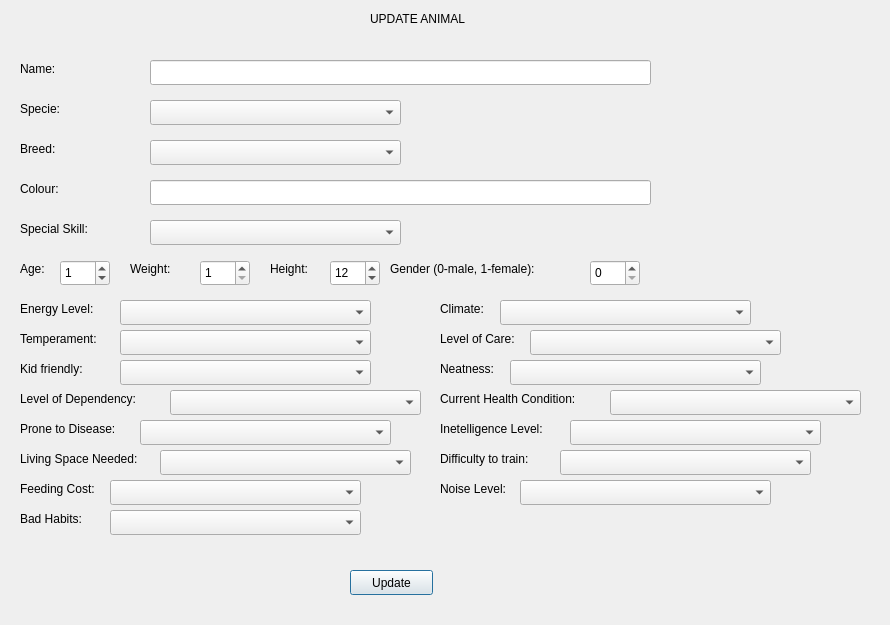
<?xml version="1.0" encoding="UTF-8"?>
<ui version="4.0">
 <class>AnimalProfileEditDialog</class>
 <widget class="QDialog" name="AnimalProfileEditDialog">
  <property name="geometry">
   <rect>
    <x>0</x>
    <y>0</y>
    <width>890</width>
    <height>625</height>
   </rect>
  </property>
  <property name="windowTitle">
   <string>Dialog</string>
  </property>
  <widget class="QComboBox" name="climate">
   <property name="geometry">
    <rect>
     <x>500</x>
     <y>300</y>
     <width>251</width>
     <height>25</height>
    </rect>
   </property>
  </widget>
  <widget class="QComboBox" name="breed">
   <property name="geometry">
    <rect>
     <x>150</x>
     <y>140</y>
     <width>251</width>
     <height>25</height>
    </rect>
   </property>
  </widget>
  <widget class="QComboBox" name="feeding_cost">
   <property name="geometry">
    <rect>
     <x>110</x>
     <y>480</y>
     <width>251</width>
     <height>25</height>
    </rect>
   </property>
  </widget>
  <widget class="QComboBox" name="temperament">
   <property name="geometry">
    <rect>
     <x>120</x>
     <y>330</y>
     <width>251</width>
     <height>25</height>
    </rect>
   </property>
  </widget>
  <widget class="QLineEdit" name="name">
   <property name="geometry">
    <rect>
     <x>150</x>
     <y>60</y>
     <width>501</width>
     <height>25</height>
    </rect>
   </property>
  </widget>
  <widget class="QLabel" name="label_11">
   <property name="geometry">
    <rect>
     <x>20</x>
     <y>300</y>
     <width>101</width>
     <height>17</height>
    </rect>
   </property>
   <property name="text">
    <string>Energy Level:</string>
   </property>
  </widget>
  <widget class="QLabel" name="label_3">
   <property name="geometry">
    <rect>
     <x>20</x>
     <y>140</y>
     <width>64</width>
     <height>17</height>
    </rect>
   </property>
   <property name="text">
    <string>Breed:</string>
   </property>
  </widget>
  <widget class="QLabel" name="label_24">
   <property name="geometry">
    <rect>
     <x>20</x>
     <y>480</y>
     <width>101</width>
     <height>17</height>
    </rect>
   </property>
   <property name="text">
    <string>Feeding Cost:</string>
   </property>
  </widget>
  <widget class="QLabel" name="label_21">
   <property name="geometry">
    <rect>
     <x>440</x>
     <y>390</y>
     <width>171</width>
     <height>17</height>
    </rect>
   </property>
   <property name="text">
    <string>Current Health Condition:</string>
   </property>
  </widget>
  <widget class="QLabel" name="label_8">
   <property name="geometry">
    <rect>
     <x>130</x>
     <y>260</y>
     <width>64</width>
     <height>17</height>
    </rect>
   </property>
   <property name="text">
    <string>Weight:</string>
   </property>
  </widget>
  <widget class="QComboBox" name="kid_friendly">
   <property name="geometry">
    <rect>
     <x>120</x>
     <y>360</y>
     <width>251</width>
     <height>25</height>
    </rect>
   </property>
  </widget>
  <widget class="QComboBox" name="bad_habits">
   <property name="geometry">
    <rect>
     <x>110</x>
     <y>510</y>
     <width>251</width>
     <height>25</height>
    </rect>
   </property>
  </widget>
  <widget class="QLabel" name="label_10">
   <property name="geometry">
    <rect>
     <x>370</x>
     <y>10</y>
     <width>111</width>
     <height>17</height>
    </rect>
   </property>
   <property name="text">
    <string>UPDATE ANIMAL</string>
   </property>
  </widget>
  <widget class="QComboBox" name="intelligence_level">
   <property name="geometry">
    <rect>
     <x>570</x>
     <y>420</y>
     <width>251</width>
     <height>25</height>
    </rect>
   </property>
  </widget>
  <widget class="QSpinBox" name="age">
   <property name="geometry">
    <rect>
     <x>60</x>
     <y>260</y>
     <width>50</width>
     <height>26</height>
    </rect>
   </property>
   <property name="minimum">
    <number>0</number>
   </property>
   <property name="maximum">
    <number>20</number>
   </property>
   <property name="value">
    <number>1</number>
   </property>
  </widget>
  <widget class="QComboBox" name="difficulty_to_train">
   <property name="geometry">
    <rect>
     <x>560</x>
     <y>450</y>
     <width>251</width>
     <height>25</height>
    </rect>
   </property>
  </widget>
  <widget class="QLabel" name="label_18">
   <property name="geometry">
    <rect>
     <x>440</x>
     <y>450</y>
     <width>121</width>
     <height>17</height>
    </rect>
   </property>
   <property name="text">
    <string>Difficulty to train:</string>
   </property>
  </widget>
  <widget class="QComboBox" name="level_of_care">
   <property name="geometry">
    <rect>
     <x>530</x>
     <y>330</y>
     <width>251</width>
     <height>25</height>
    </rect>
   </property>
  </widget>
  <widget class="QLabel" name="label_12">
   <property name="geometry">
    <rect>
     <x>20</x>
     <y>330</y>
     <width>101</width>
     <height>17</height>
    </rect>
   </property>
   <property name="text">
    <string>Temperament:</string>
   </property>
  </widget>
  <widget class="QLabel" name="label_2">
   <property name="geometry">
    <rect>
     <x>20</x>
     <y>100</y>
     <width>111</width>
     <height>17</height>
    </rect>
   </property>
   <property name="text">
    <string>Specie:</string>
   </property>
  </widget>
  <widget class="QComboBox" name="energy_level">
   <property name="geometry">
    <rect>
     <x>120</x>
     <y>300</y>
     <width>251</width>
     <height>25</height>
    </rect>
   </property>
  </widget>
  <widget class="QSpinBox" name="weight">
   <property name="geometry">
    <rect>
     <x>200</x>
     <y>260</y>
     <width>50</width>
     <height>26</height>
    </rect>
   </property>
   <property name="minimum">
    <number>1</number>
   </property>
   <property name="maximum">
    <number>500</number>
   </property>
   <property name="value">
    <number>1</number>
   </property>
  </widget>
  <widget class="QSpinBox" name="height">
   <property name="geometry">
    <rect>
     <x>330</x>
     <y>260</y>
     <width>50</width>
     <height>26</height>
    </rect>
   </property>
   <property name="minimum">
    <number>0</number>
   </property>
   <property name="maximum">
    <number>120</number>
   </property>
   <property name="value">
    <number>12</number>
   </property>
  </widget>
  <widget class="QLabel" name="label_19">
   <property name="geometry">
    <rect>
     <x>440</x>
     <y>300</y>
     <width>71</width>
     <height>17</height>
    </rect>
   </property>
   <property name="text">
    <string>Climate:</string>
   </property>
  </widget>
  <widget class="QLabel" name="label">
   <property name="geometry">
    <rect>
     <x>20</x>
     <y>60</y>
     <width>64</width>
     <height>17</height>
    </rect>
   </property>
   <property name="text">
    <string>Name:</string>
   </property>
  </widget>
  <widget class="QComboBox" name="current_health_condition">
   <property name="geometry">
    <rect>
     <x>610</x>
     <y>390</y>
     <width>251</width>
     <height>25</height>
    </rect>
   </property>
  </widget>
  <widget class="QComboBox" name="level_of_dependecy">
   <property name="geometry">
    <rect>
     <x>170</x>
     <y>390</y>
     <width>251</width>
     <height>25</height>
    </rect>
   </property>
  </widget>
  <widget class="QComboBox" name="specie">
   <property name="geometry">
    <rect>
     <x>150</x>
     <y>100</y>
     <width>251</width>
     <height>25</height>
    </rect>
   </property>
  </widget>
  <widget class="QLabel" name="label_23">
   <property name="geometry">
    <rect>
     <x>440</x>
     <y>480</y>
     <width>81</width>
     <height>17</height>
    </rect>
   </property>
   <property name="text">
    <string>Noise Level:</string>
   </property>
  </widget>
  <widget class="QLabel" name="label_9">
   <property name="geometry">
    <rect>
     <x>270</x>
     <y>260</y>
     <width>64</width>
     <height>17</height>
    </rect>
   </property>
   <property name="text">
    <string>Height:</string>
   </property>
  </widget>
  <widget class="QComboBox" name="neatness">
   <property name="geometry">
    <rect>
     <x>510</x>
     <y>360</y>
     <width>251</width>
     <height>25</height>
    </rect>
   </property>
  </widget>
  <widget class="QPushButton" name="update">
   <property name="geometry">
    <rect>
     <x>350</x>
     <y>570</y>
     <width>83</width>
     <height>25</height>
    </rect>
   </property>
   <property name="text">
    <string>Update</string>
   </property>
  </widget>
  <widget class="QLabel" name="label_26">
   <property name="geometry">
    <rect>
     <x>390</x>
     <y>260</y>
     <width>201</width>
     <height>17</height>
    </rect>
   </property>
   <property name="text">
    <string>Gender (0-male, 1-female):</string>
   </property>
  </widget>
  <widget class="QComboBox" name="living_space_needed">
   <property name="geometry">
    <rect>
     <x>160</x>
     <y>450</y>
     <width>251</width>
     <height>25</height>
    </rect>
   </property>
  </widget>
  <widget class="QLabel" name="label_7">
   <property name="geometry">
    <rect>
     <x>20</x>
     <y>260</y>
     <width>64</width>
     <height>17</height>
    </rect>
   </property>
   <property name="text">
    <string>Age:</string>
   </property>
  </widget>
  <widget class="QLabel" name="label_22">
   <property name="geometry">
    <rect>
     <x>440</x>
     <y>420</y>
     <width>131</width>
     <height>17</height>
    </rect>
   </property>
   <property name="text">
    <string>Inetelligence Level:</string>
   </property>
  </widget>
  <widget class="QLabel" name="label_14">
   <property name="geometry">
    <rect>
     <x>20</x>
     <y>390</y>
     <width>151</width>
     <height>17</height>
    </rect>
   </property>
   <property name="text">
    <string>Level of Dependency:</string>
   </property>
  </widget>
  <widget class="QSpinBox" name="gender">
   <property name="geometry">
    <rect>
     <x>590</x>
     <y>260</y>
     <width>50</width>
     <height>26</height>
    </rect>
   </property>
   <property name="minimum">
    <number>0</number>
   </property>
   <property name="maximum">
    <number>1</number>
   </property>
   <property name="singleStep">
    <number>1</number>
   </property>
   <property name="value">
    <number>0</number>
   </property>
  </widget>
  <widget class="QLabel" name="label_17">
   <property name="geometry">
    <rect>
     <x>440</x>
     <y>360</y>
     <width>71</width>
     <height>17</height>
    </rect>
   </property>
   <property name="text">
    <string>Neatness:</string>
   </property>
  </widget>
  <widget class="QComboBox" name="noise_level">
   <property name="geometry">
    <rect>
     <x>520</x>
     <y>480</y>
     <width>251</width>
     <height>25</height>
    </rect>
   </property>
  </widget>
  <widget class="QLabel" name="label_4">
   <property name="geometry">
    <rect>
     <x>20</x>
     <y>180</y>
     <width>64</width>
     <height>17</height>
    </rect>
   </property>
   <property name="text">
    <string>Colour:</string>
   </property>
  </widget>
  <widget class="QLineEdit" name="colour">
   <property name="geometry">
    <rect>
     <x>150</x>
     <y>180</y>
     <width>501</width>
     <height>25</height>
    </rect>
   </property>
   <property name="text">
    <string/>
   </property>
  </widget>
  <widget class="QLabel" name="label_20">
   <property name="geometry">
    <rect>
     <x>440</x>
     <y>330</y>
     <width>101</width>
     <height>17</height>
    </rect>
   </property>
   <property name="text">
    <string>Level of Care:</string>
   </property>
  </widget>
  <widget class="QLabel" name="label_5">
   <property name="geometry">
    <rect>
     <x>20</x>
     <y>220</y>
     <width>91</width>
     <height>17</height>
    </rect>
   </property>
   <property name="text">
    <string>Special Skill:</string>
   </property>
  </widget>
  <widget class="QLabel" name="label_13">
   <property name="geometry">
    <rect>
     <x>20</x>
     <y>360</y>
     <width>81</width>
     <height>17</height>
    </rect>
   </property>
   <property name="text">
    <string>Kid friendly:</string>
   </property>
  </widget>
  <widget class="QLabel" name="label_16">
   <property name="geometry">
    <rect>
     <x>20</x>
     <y>450</y>
     <width>141</width>
     <height>17</height>
    </rect>
   </property>
   <property name="text">
    <string>Living Space Needed:</string>
   </property>
  </widget>
  <widget class="QLabel" name="label_15">
   <property name="geometry">
    <rect>
     <x>20</x>
     <y>420</y>
     <width>121</width>
     <height>17</height>
    </rect>
   </property>
   <property name="text">
    <string>Prone to Disease:</string>
   </property>
  </widget>
  <widget class="QLabel" name="label_25">
   <property name="geometry">
    <rect>
     <x>20</x>
     <y>510</y>
     <width>81</width>
     <height>17</height>
    </rect>
   </property>
   <property name="text">
    <string>Bad Habits: </string>
   </property>
  </widget>
  <widget class="QComboBox" name="special_skill">
   <property name="geometry">
    <rect>
     <x>150</x>
     <y>220</y>
     <width>251</width>
     <height>25</height>
    </rect>
   </property>
  </widget>
  <widget class="QComboBox" name="prone_to_disease">
   <property name="geometry">
    <rect>
     <x>140</x>
     <y>420</y>
     <width>251</width>
     <height>25</height>
    </rect>
   </property>
  </widget>
 </widget>
 <resources/>
 <connections/>
</ui>
